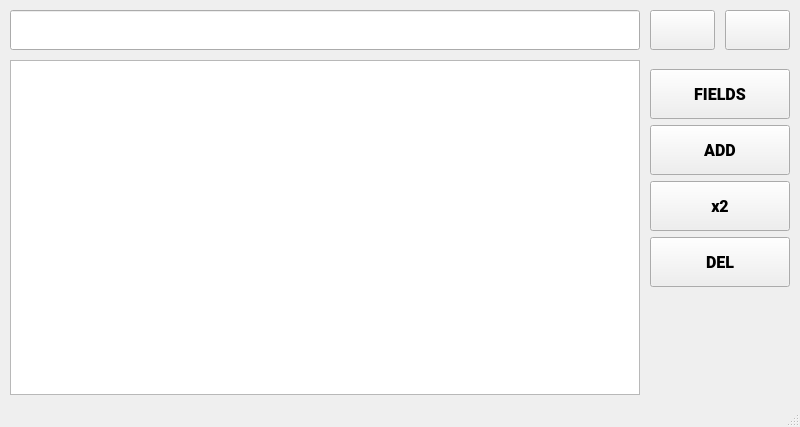
<?xml version="1.0" encoding="UTF-8"?>
<ui version="4.0">
 <class>MainWindow</class>
 <widget class="QMainWindow" name="MainWindow">
  <property name="geometry">
   <rect>
    <x>0</x>
    <y>0</y>
    <width>800</width>
    <height>427</height>
   </rect>
  </property>
  <property name="minimumSize">
   <size>
    <width>500</width>
    <height>0</height>
   </size>
  </property>
  <property name="font">
   <font>
    <family>Tahoma</family>
    <pointsize>12</pointsize>
   </font>
  </property>
  <property name="windowTitle">
   <string notr="true">CSV EDITOR</string>
  </property>
  <property name="windowIcon">
   <iconset>
    <normaloff>csv.ico</normaloff>csv.ico</iconset>
  </property>
  <property name="toolTip">
   <string notr="true"/>
  </property>
  <property name="statusTip">
   <string notr="true"/>
  </property>
  <property name="whatsThis">
   <string notr="true"/>
  </property>
  <property name="accessibleName">
   <string notr="true"/>
  </property>
  <property name="accessibleDescription">
   <string notr="true"/>
  </property>
  <property name="windowFilePath">
   <string notr="true"/>
  </property>
  <widget class="QWidget" name="centralwidget">
   <property name="toolTip">
    <string notr="true"/>
   </property>
   <property name="statusTip">
    <string notr="true"/>
   </property>
   <property name="whatsThis">
    <string notr="true"/>
   </property>
   <property name="accessibleName">
    <string notr="true"/>
   </property>
   <property name="accessibleDescription">
    <string notr="true"/>
   </property>
   <layout class="QGridLayout" name="gridLayout_2">
    <property name="leftMargin">
     <number>10</number>
    </property>
    <property name="topMargin">
     <number>10</number>
    </property>
    <property name="rightMargin">
     <number>10</number>
    </property>
    <property name="bottomMargin">
     <number>10</number>
    </property>
    <property name="spacing">
     <number>10</number>
    </property>
    <item row="0" column="0" colspan="2">
     <widget class="QFrame" name="frame">
      <property name="frameShape">
       <enum>QFrame::NoFrame</enum>
      </property>
      <property name="frameShadow">
       <enum>QFrame::Raised</enum>
      </property>
      <layout class="QGridLayout" name="gridLayout">
       <property name="leftMargin">
        <number>0</number>
       </property>
       <property name="topMargin">
        <number>0</number>
       </property>
       <property name="rightMargin">
        <number>0</number>
       </property>
       <property name="bottomMargin">
        <number>0</number>
       </property>
       <property name="horizontalSpacing">
        <number>10</number>
       </property>
       <item row="0" column="1">
        <widget class="QPushButton" name="btn_load">
         <property name="minimumSize">
          <size>
           <width>65</width>
           <height>40</height>
          </size>
         </property>
         <property name="maximumSize">
          <size>
           <width>65</width>
           <height>40</height>
          </size>
         </property>
         <property name="font">
          <font>
           <family>Roboto Black</family>
           <pointsize>14</pointsize>
           <bold>true</bold>
          </font>
         </property>
         <property name="toolTip">
          <string notr="true"/>
         </property>
         <property name="statusTip">
          <string notr="true"/>
         </property>
         <property name="whatsThis">
          <string notr="true"/>
         </property>
         <property name="accessibleName">
          <string notr="true"/>
         </property>
         <property name="accessibleDescription">
          <string notr="true"/>
         </property>
         <property name="text">
          <string notr="true"/>
         </property>
         <property name="shortcut">
          <string notr="true"/>
         </property>
        </widget>
       </item>
       <item row="0" column="2">
        <widget class="QPushButton" name="btn_save">
         <property name="minimumSize">
          <size>
           <width>65</width>
           <height>40</height>
          </size>
         </property>
         <property name="maximumSize">
          <size>
           <width>65</width>
           <height>40</height>
          </size>
         </property>
         <property name="font">
          <font>
           <family>Roboto Black</family>
           <pointsize>14</pointsize>
           <bold>true</bold>
          </font>
         </property>
         <property name="toolTip">
          <string notr="true"/>
         </property>
         <property name="statusTip">
          <string notr="true"/>
         </property>
         <property name="whatsThis">
          <string notr="true"/>
         </property>
         <property name="accessibleName">
          <string notr="true"/>
         </property>
         <property name="accessibleDescription">
          <string notr="true"/>
         </property>
         <property name="text">
          <string notr="true"/>
         </property>
         <property name="shortcut">
          <string notr="true"/>
         </property>
        </widget>
       </item>
       <item row="0" column="0">
        <widget class="QLineEdit" name="tx_filename">
         <property name="minimumSize">
          <size>
           <width>0</width>
           <height>40</height>
          </size>
         </property>
         <property name="maximumSize">
          <size>
           <width>16777215</width>
           <height>40</height>
          </size>
         </property>
         <property name="font">
          <font>
           <family>Consolas</family>
           <pointsize>12</pointsize>
          </font>
         </property>
         <property name="acceptDrops">
          <bool>false</bool>
         </property>
         <property name="whatsThis">
          <string notr="true"/>
         </property>
         <property name="accessibleName">
          <string notr="true"/>
         </property>
         <property name="accessibleDescription">
          <string notr="true"/>
         </property>
         <property name="text">
          <string notr="true"/>
         </property>
         <property name="maxLength">
          <number>100</number>
         </property>
         <property name="frame">
          <bool>true</bool>
         </property>
         <property name="placeholderText">
          <string notr="true"/>
         </property>
        </widget>
       </item>
      </layout>
     </widget>
    </item>
    <item row="1" column="0">
     <widget class="QTableWidget" name="tbl_data">
      <property name="font">
       <font>
        <family>Consolas</family>
        <pointsize>12</pointsize>
       </font>
      </property>
      <property name="toolTip">
       <string notr="true"/>
      </property>
      <property name="statusTip">
       <string notr="true"/>
      </property>
      <property name="whatsThis">
       <string notr="true"/>
      </property>
      <property name="accessibleName">
       <string notr="true"/>
      </property>
      <property name="accessibleDescription">
       <string notr="true"/>
      </property>
      <property name="dragEnabled">
       <bool>true</bool>
      </property>
      <property name="dragDropMode">
       <enum>QAbstractItemView::DragDrop</enum>
      </property>
      <property name="alternatingRowColors">
       <bool>true</bool>
      </property>
      <property name="showGrid">
       <bool>true</bool>
      </property>
      <property name="gridStyle">
       <enum>Qt::SolidLine</enum>
      </property>
      <property name="sortingEnabled">
       <bool>true</bool>
      </property>
      <attribute name="horizontalHeaderVisible">
       <bool>true</bool>
      </attribute>
      <attribute name="horizontalHeaderCascadingSectionResizes">
       <bool>false</bool>
      </attribute>
      <attribute name="horizontalHeaderMinimumSectionSize">
       <number>40</number>
      </attribute>
      <attribute name="horizontalHeaderDefaultSectionSize">
       <number>200</number>
      </attribute>
      <attribute name="verticalHeaderVisible">
       <bool>false</bool>
      </attribute>
      <attribute name="verticalHeaderMinimumSectionSize">
       <number>30</number>
      </attribute>
      <attribute name="verticalHeaderDefaultSectionSize">
       <number>40</number>
      </attribute>
      <attribute name="verticalHeaderHighlightSections">
       <bool>false</bool>
      </attribute>
     </widget>
    </item>
    <item row="1" column="1">
     <widget class="QFrame" name="frame_2">
      <property name="frameShape">
       <enum>QFrame::NoFrame</enum>
      </property>
      <property name="frameShadow">
       <enum>QFrame::Raised</enum>
      </property>
      <layout class="QVBoxLayout" name="verticalLayout">
       <property name="leftMargin">
        <number>0</number>
       </property>
       <property name="rightMargin">
        <number>0</number>
       </property>
       <item>
        <widget class="QPushButton" name="btn_fields">
         <property name="minimumSize">
          <size>
           <width>140</width>
           <height>50</height>
          </size>
         </property>
         <property name="maximumSize">
          <size>
           <width>140</width>
           <height>50</height>
          </size>
         </property>
         <property name="font">
          <font>
           <family>Roboto Black</family>
           <pointsize>12</pointsize>
           <bold>true</bold>
          </font>
         </property>
         <property name="toolTip">
          <string notr="true"/>
         </property>
         <property name="statusTip">
          <string notr="true"/>
         </property>
         <property name="whatsThis">
          <string notr="true"/>
         </property>
         <property name="accessibleName">
          <string notr="true"/>
         </property>
         <property name="accessibleDescription">
          <string notr="true"/>
         </property>
         <property name="text">
          <string notr="true">FIELDS</string>
         </property>
         <property name="shortcut">
          <string notr="true"/>
         </property>
        </widget>
       </item>
       <item>
        <widget class="QPushButton" name="btn_add">
         <property name="minimumSize">
          <size>
           <width>140</width>
           <height>50</height>
          </size>
         </property>
         <property name="maximumSize">
          <size>
           <width>140</width>
           <height>50</height>
          </size>
         </property>
         <property name="font">
          <font>
           <family>Roboto Black</family>
           <pointsize>12</pointsize>
           <bold>true</bold>
          </font>
         </property>
         <property name="toolTip">
          <string notr="true"/>
         </property>
         <property name="statusTip">
          <string notr="true"/>
         </property>
         <property name="whatsThis">
          <string notr="true"/>
         </property>
         <property name="accessibleName">
          <string notr="true"/>
         </property>
         <property name="accessibleDescription">
          <string notr="true"/>
         </property>
         <property name="text">
          <string notr="true">ADD</string>
         </property>
         <property name="shortcut">
          <string notr="true"/>
         </property>
        </widget>
       </item>
       <item>
        <widget class="QPushButton" name="btn_duplicate">
         <property name="minimumSize">
          <size>
           <width>140</width>
           <height>50</height>
          </size>
         </property>
         <property name="maximumSize">
          <size>
           <width>140</width>
           <height>50</height>
          </size>
         </property>
         <property name="font">
          <font>
           <family>Roboto Black</family>
           <pointsize>12</pointsize>
           <bold>true</bold>
          </font>
         </property>
         <property name="toolTip">
          <string notr="true"/>
         </property>
         <property name="statusTip">
          <string notr="true"/>
         </property>
         <property name="whatsThis">
          <string notr="true"/>
         </property>
         <property name="accessibleName">
          <string notr="true"/>
         </property>
         <property name="accessibleDescription">
          <string notr="true"/>
         </property>
         <property name="text">
          <string notr="true">x2</string>
         </property>
         <property name="shortcut">
          <string notr="true"/>
         </property>
        </widget>
       </item>
       <item>
        <widget class="QPushButton" name="btn_del">
         <property name="minimumSize">
          <size>
           <width>140</width>
           <height>50</height>
          </size>
         </property>
         <property name="maximumSize">
          <size>
           <width>140</width>
           <height>50</height>
          </size>
         </property>
         <property name="font">
          <font>
           <family>Roboto Black</family>
           <pointsize>12</pointsize>
           <bold>true</bold>
          </font>
         </property>
         <property name="toolTip">
          <string notr="true"/>
         </property>
         <property name="statusTip">
          <string notr="true"/>
         </property>
         <property name="whatsThis">
          <string notr="true"/>
         </property>
         <property name="accessibleName">
          <string notr="true"/>
         </property>
         <property name="accessibleDescription">
          <string notr="true"/>
         </property>
         <property name="text">
          <string notr="true">DEL</string>
         </property>
         <property name="shortcut">
          <string notr="true"/>
         </property>
        </widget>
       </item>
       <item>
        <spacer name="verticalSpacer">
         <property name="orientation">
          <enum>Qt::Vertical</enum>
         </property>
         <property name="sizeHint" stdset="0">
          <size>
           <width>20</width>
           <height>183</height>
          </size>
         </property>
        </spacer>
       </item>
      </layout>
     </widget>
    </item>
   </layout>
  </widget>
  <widget class="QStatusBar" name="statusbar">
   <property name="font">
    <font>
     <family>Tahoma</family>
     <pointsize>8</pointsize>
    </font>
   </property>
   <property name="toolTip">
    <string notr="true"/>
   </property>
   <property name="statusTip">
    <string notr="true"/>
   </property>
   <property name="whatsThis">
    <string notr="true"/>
   </property>
   <property name="accessibleName">
    <string notr="true"/>
   </property>
   <property name="accessibleDescription">
    <string notr="true"/>
   </property>
  </widget>
 </widget>
 <resources/>
 <connections/>
</ui>
